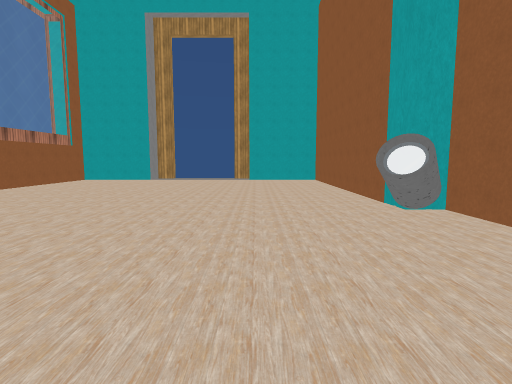
[1] (above)

20 first-person views from a walk through a Unity game level. The camera is 1.2 m above the floor, tilts 6° down and sees 80° across. The floor is counted in squares, 2 m on a side. Each view is taken from the middle of a square. On the plan, view 1 faces up. The plan holds only what a view shows up to about 9 squares ahead; the rest is blank. The player is left out. Some surface patterns are stand-ins.

[2]
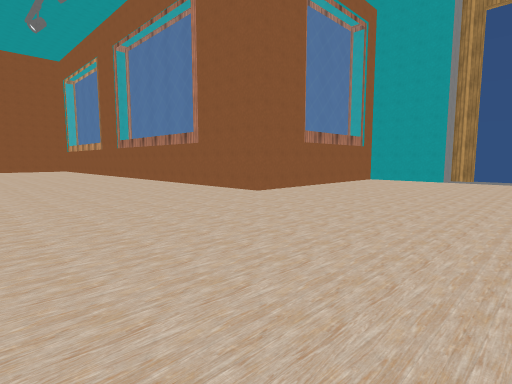

[3]
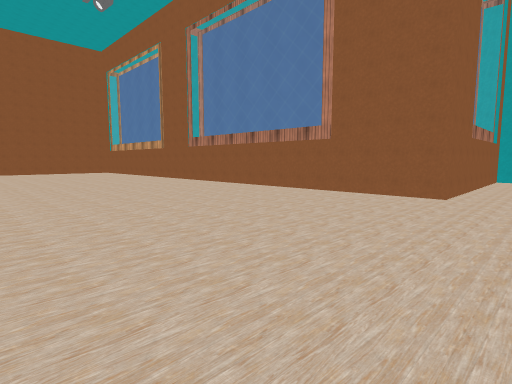

[4]
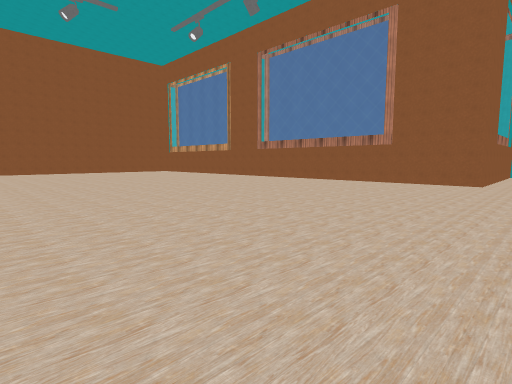

[5]
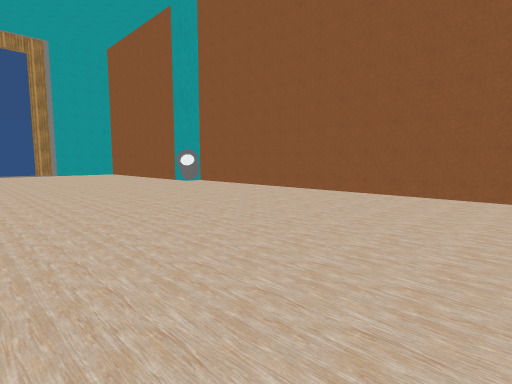

[6]
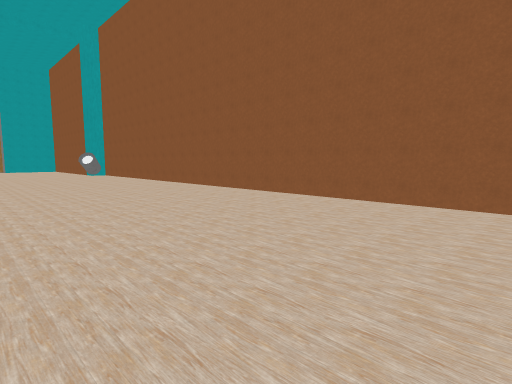

[7]
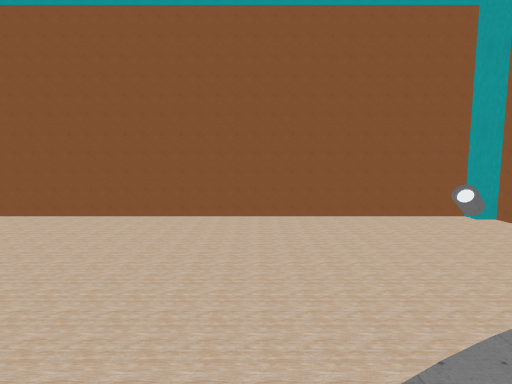

[8]
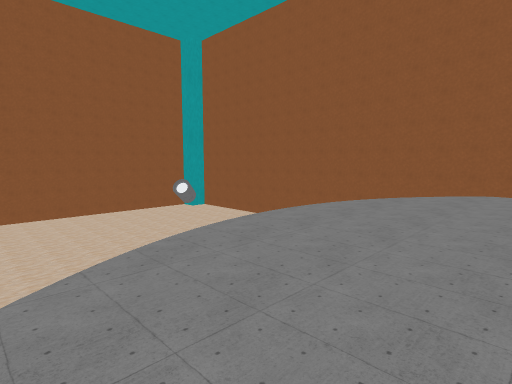

[9]
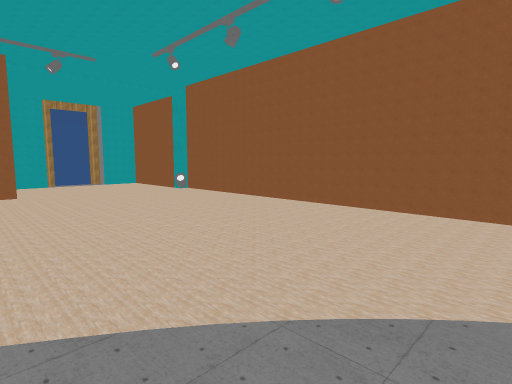

[10]
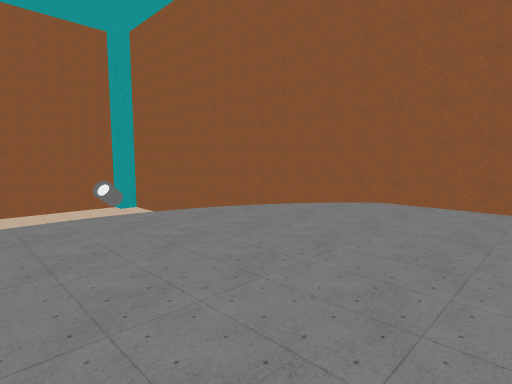

[11]
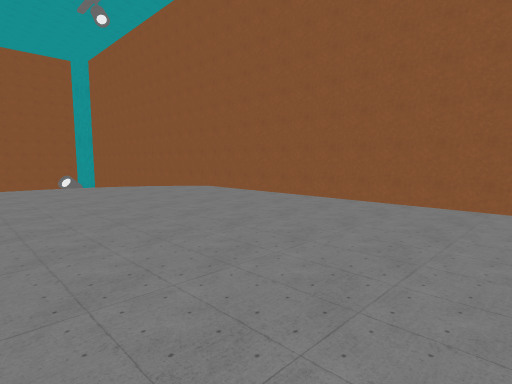

[12]
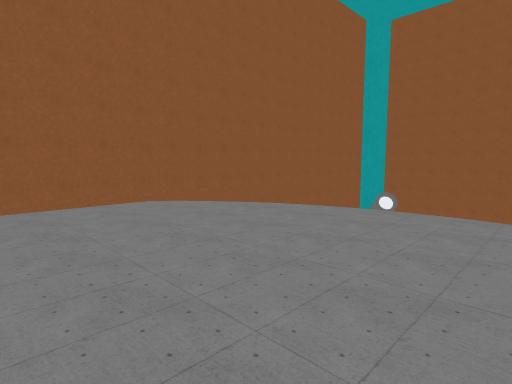

[13]
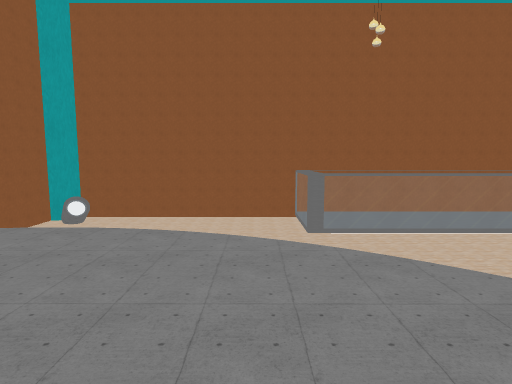

[14]
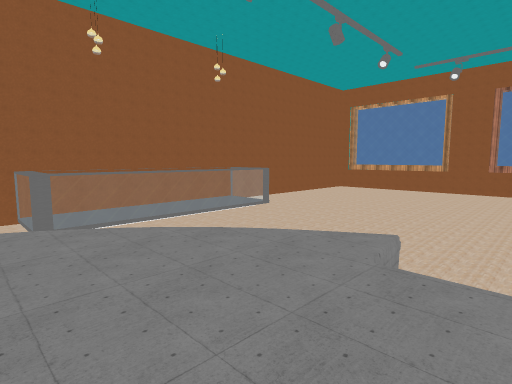

[15]
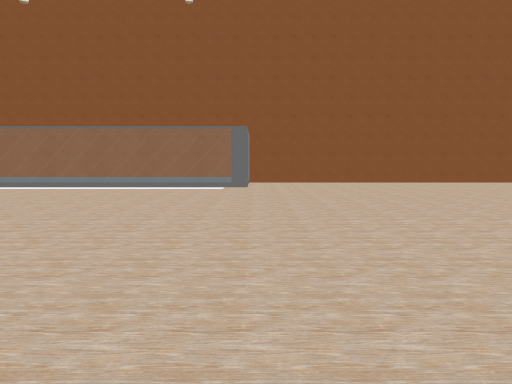

[16]
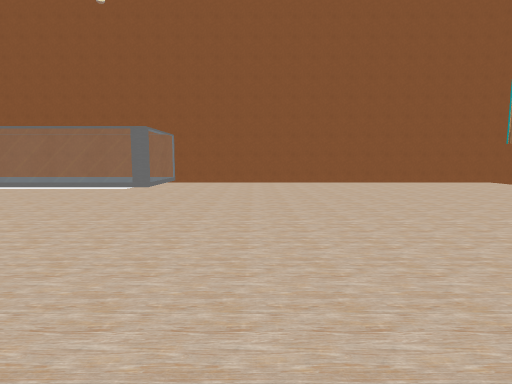

[17]
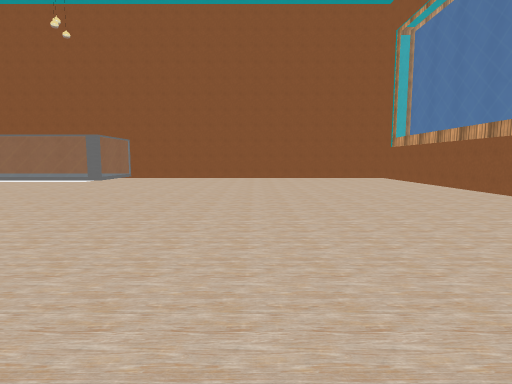

[18]
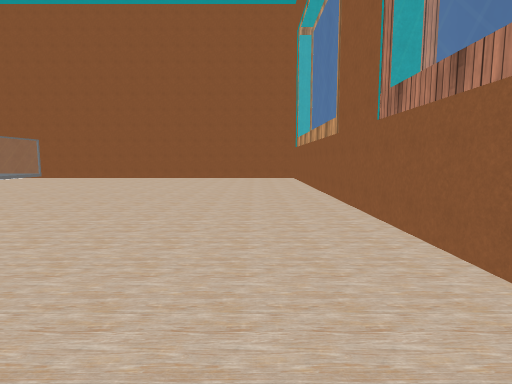

[19]
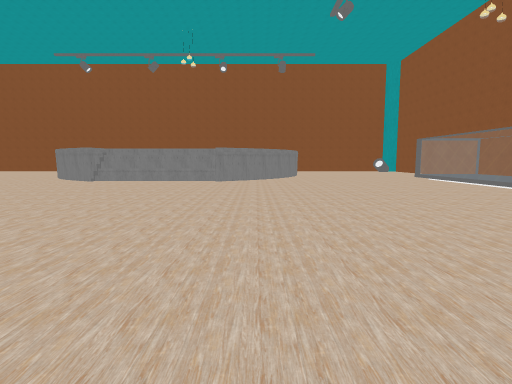

[20]
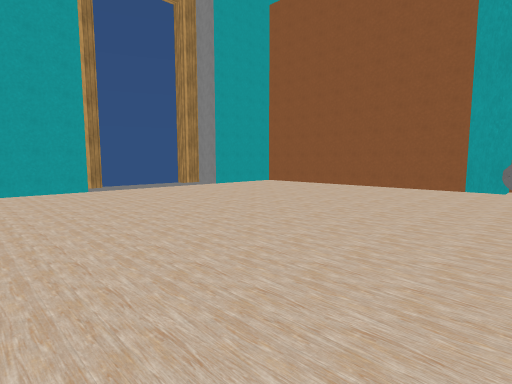

### Floor plan
Key: @ floor where view 1 was taken; # wall or solid block; . main floor; : floor 2 m higher than the main floor; / step, stairs or slope; = window, fence, low wall or low ledge.
Columns run from 20 left of view 1 to 3 right of it. Each row starts with its distance up from view 1.
 10                ###..##
  9               #.......#
  8               #.......#
  7               #.......#
  6               #.......#
  5 ###############.......#
  4 #....................=##
  3 #....................#.#
  2 #......................#
  1 #......................#
  0 #...................@..#
 -1 #......................#
 -2 #......................#
 -3 #......................#
 -4 #./....................#
 -5 #==/...................#
 -6  #=/...................#
 -7  #=/...................#
 -8  #=/...................#
 -9  #=/...................#
-10  #=/....///////........#
-11 #==/.  /:::  ::........#
-12 #...   ::::  :: .......#
-13 #...  .:::::::::.......#
-14 #..   .::::::::: ......#
-15 #..   .::::::::/  .....#
-16 ###    /:::::::/   ..#.#
-17  #.    ./:::::#    ..###
-18  #####################

Where each view was taken, in squares from view 1:
view 1: 0 up, 0 right, facing up
view 2: 0 up, 1 left, facing up-left
view 3: 1 down, 4 left, facing up-left
view 4: 4 down, 4 left, facing up-left
view 5: 4 down, 3 left, facing up-right
view 6: 9 down, 2 left, facing up-right
view 7: 11 down, 6 left, facing right
view 8: 11 down, 7 left, facing down-right
view 9: 11 down, 7 left, facing up-right
view 10: 13 down, 8 left, facing down-right
view 11: 13 down, 12 left, facing down-right
view 12: 13 down, 10 left, facing down-left
view 13: 12 down, 11 left, facing left
view 14: 12 down, 10 left, facing up-left
view 15: 4 down, 11 left, facing left
view 16: 2 down, 11 left, facing left
view 17: 0 up, 9 left, facing left
view 18: 3 up, 9 left, facing left
view 19: 1 down, 12 left, facing down
view 20: 3 up, 5 left, facing up-right
